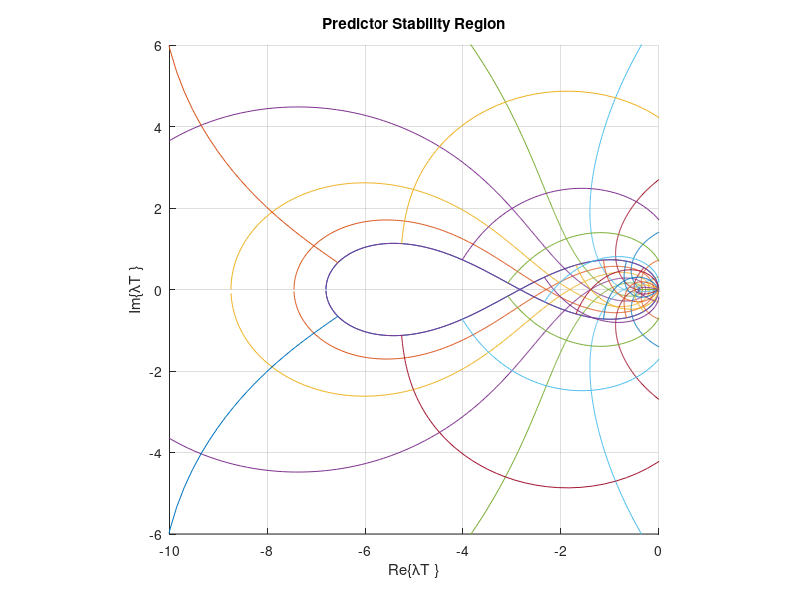

The MATLAB source for this figure:
% Midterm Exam: System Simulation
% Written by Josh Humphrey
% Problem 2

Nr=10;
Nt=21;
animate=0;
rvec=linspace(1,Nr,Nr)/Nr;

theta=linspace(-pi,pi,1001);
theta=theta(1:length(theta)-1);
z=1*exp(1i*theta);

b0 = (6/17);
b1 = (11/17);
b2 = (0);
xlow = -10;
xhigh = 0;
ylow = -6;
yhigh = 6;

for m=1:Nr
    z=rvec(Nr-m+1)*exp(1i*theta);
    w = (z.^2-z)./(b1*z+b0);
    hold on
    plot(real(w),imag(w))
    hold off
    title(['Predictor Stability Region; r=',num2str(rvec(m))])
    xlabel('Re\{{\lambda}T \}')
    ylabel('Im\{{\lambda}T \}')
    axis([xlow xhigh ylow yhigh])
    axis square
    grid on
    pause(0.5)
end

tvec=linspace(0,Nt-1,Nt)*(2*pi)/Nt;
rho=linspace(0,1,101);
z=1*exp(1i*theta);
w = (z.^2-z)./(b2*z.^2+b1*z+b0);
hold on
    plot(real(w),imag(w))
hold off

axis([xlow xhigh ylow yhigh])
axis square
grid on


for m=1:Nt
    z=rho*exp(1i*tvec(m));
    w = (z.^2-z)./(b2*z.^2+b1*z+b0);

    if(animate==1)
        for n=1:length(rho)
            hold on
                plot(real(w(n)),imag(w(n)))
            hold off
            pause(0.01)
        end
    end

    hold on
        plot(real(w),imag(w))
    hold off
    title('Predictor Stability Region')
    xlabel('Re\{{\lambda}T \}')
    ylabel('Im\{{\lambda}T \}')
    axis([xlow xhigh ylow yhigh])
    axis square
    grid on
end